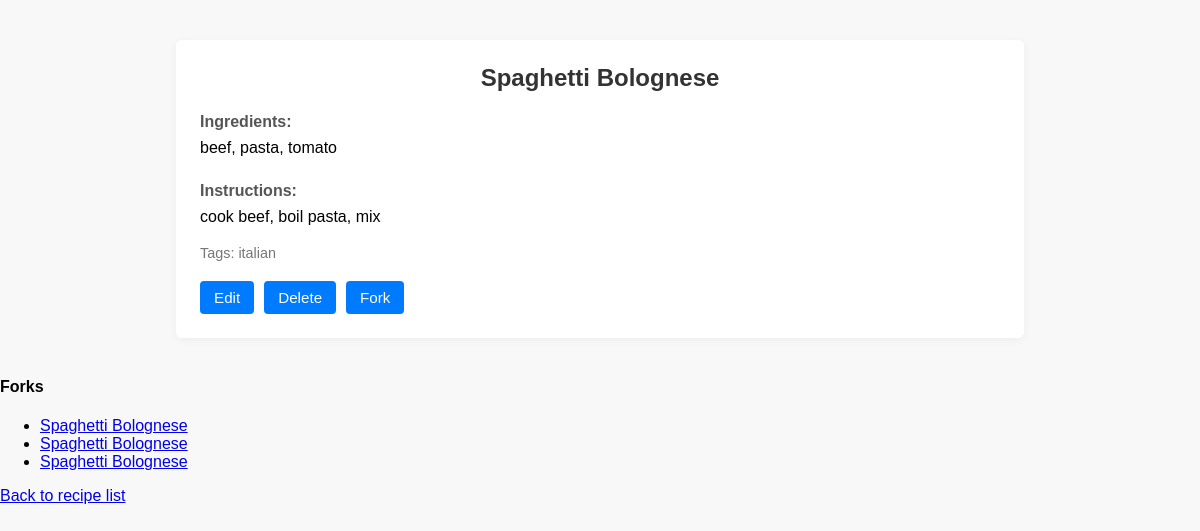
The app's page /recipes/1 (signed in), older data.
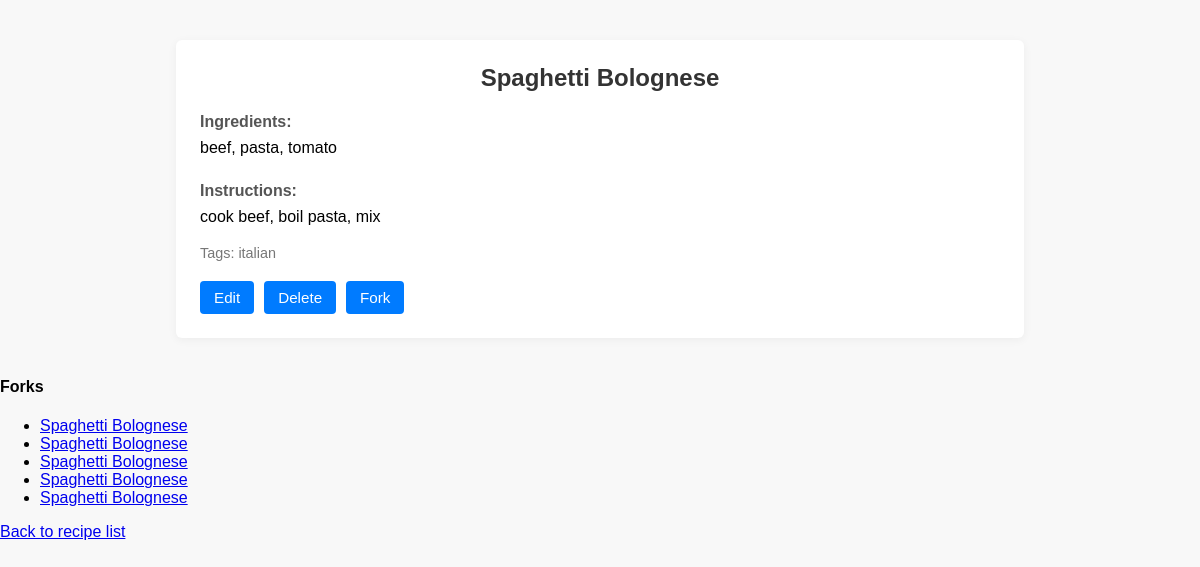
The same page, newer data.
### tables this page shows
CREATE TABLE recipes (
            id INTEGER PRIMARY KEY AUTOINCREMENT,
            title TEXT NOT NULL,
            ingredients TEXT,
            steps TEXT,
            notes TEXT,
            tags TEXT,
            user_id INTEGER,
            forked_from INTEGER,
            FOREIGN KEY(user_id) REFERENCES users(id),
            FOREIGN KEY(forked_from) REFERENCES recipes(id)
        );

### gitgrub.py (the view)
@app.route('/recipes/<int:recipe_id>')
def view_recipe(recipe_id):
    user_id = request.cookies.get("YourSessionCookie")
    user = get_user(user_id)
    conn = sqlite3.connect(DB_PATH)
    conn.row_factory = sqlite3.Row
    cursor = conn.cursor()
    cursor.execute("SELECT * FROM recipes WHERE id = ?", (recipe_id,))
    recipe = cursor.fetchone()
    if not recipe:
        conn.close()
        return "Recipe not found", 404
    cursor.execute("SELECT * FROM recipes WHERE forked_from = ?", (recipe_id,))
    forks = cursor.fetchall()
    conn.close()
    return render_template('recipe_detail.html', recipe=recipe, user=user, forks=forks)

### seed.py (called while the page is built)
def get_user(user_id):
    conn = sqlite3.connect(DB_PATH)
    cursor = conn.cursor()
    cursor.execute("SELECT id FROM users WHERE id = ?", (user_id))
    user = cursor.fetchone()
    conn.close()
    if user:
        return {
            "id": user[0]
        }
    else:
        return None

### templates/recipe_detail.html (shortened to what this page needs)
<!DOCTYPE html>
<html>
<head>
    <link rel="stylesheet" href="{{ url_for('static', filename='style.css') }}">
</head>
<body>
    <div class="recipe-detail">
  <h2>{{ recipe['title'] }}</h2>
  <div class="recipe-section">
    <h4>Ingredients:</h4>
    <p>{{ recipe['ingredients'] }}</p>
  </div>
  <div class="recipe-section">
    <h4>Instructions:</h4>
    <p>{{ recipe['steps'] }}</p>
  </div>
  <div class="tags">
    Tags: {{ recipe['tags'] }}
  </div>
  <div class="actions">
    {% if user and user['id'] == recipe['user_id'] %}
      <a href="{{ url_for('edit_recipe', recipe_id=recipe['id']) }}">Edit</a>
      <form method="post" action="{{ url_for('delete_recipe', recipe_id=recipe['id']) }}">
        <button type="submit">Delete</button>
      </form>
    {% endif %}
    <form method="post" action="{{ url_for('fork_recipe', recipe_id=recipe['id']) }}">
      <button type="submit">Fork</button>
    </form>
  </div>
</div>
{% if forks %}
    <h4>Forks</h4>
    <ul>
        {% for fork in forks %}
            <li><a href="{{ url_for('view_recipe', recipe_id=fork['id']) }}">{{ fork['title'] }}</a></li>
        {% endfor %}
    </ul>
{% endif %}
    <a href="{{ url_for('home') }}">Back to recipe list</a>
</body>
</html>

Row changes from the older to the newer data that the page shows:
added recipes: title "Spaghetti Bolognese"
added recipes: title "Spaghetti Bolognese"
